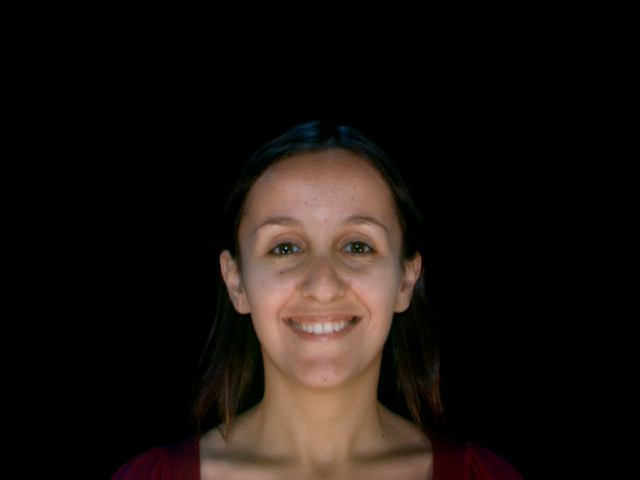
#> input picture source_images/FacesDB/s001-01_img.bmp, 640 x 480 px
$ python -i WebCam.py   (imports and definitions only)
#> lines starting #> are read from the running program, lines starting #| are printed output that depends on the picture
#> further down, picture is the input picture: shape (480, 640, 3); mean B, G, R 15.2, 18.8, 25.3
import cv2
import numpy
from os import path

detPath = path.abspath("./haarcascades/haarcascade_frontalface_default.xml")
faceDet = cv2.CascadeClassifier(detPath)
detPath2 = path.abspath("./haarcascades/haarcascade_frontalface_alt2.xml")
faceDet_two = cv2.CascadeClassifier(detPath2)
detPath3 = path.abspath("./haarcascades/haarcascade_frontalface_alt0.xml")
faceDet_three = cv2.CascadeClassifier(detPath3)
detPath4 = path.abspath("./haarcascades/haarcascade_frontalface_alt_tree.xml")
faceDet_four = cv2.CascadeClassifier(detPath4)
font = cv2.FONT_HERSHEY_SIMPLEX
UpperLeftCornerOfText = (10, 30)
SecondUpperLeftCornerOfText = (100, 30)
fontScale = 1
fontColor = (0, 0, 255)
lineType = 2
emotion = ["Happy", "Sad"]


def find_faces(image):
    face = faceDet.detectMultiScale(image, scaleFactor=1.1, minNeighbors=10, minSize=(5, 5),
                                    flags=cv2.CASCADE_SCALE_IMAGE)
#> face = [[284, 360, 85, 85], [211, 164, 222, 222]]
    face_two = faceDet_two.detectMultiScale(image, scaleFactor=1.1, minNeighbors=10, minSize=(5, 5),
                                            flags=cv2.CASCADE_SCALE_IMAGE)
#> face_two = [[208, 164, 227, 227]]
    face_three = faceDet_three.detectMultiScale(image, scaleFactor=1.1, minNeighbors=10, minSize=(5, 5),
                                                flags=cv2.CASCADE_SCALE_IMAGE)
#> face_three = [[205, 161, 232, 232]]
    face_four = faceDet_four.detectMultiScale(image, scaleFactor=1.1, minNeighbors=10, minSize=(5, 5),
                                              flags=cv2.CASCADE_SCALE_IMAGE)
#> face_four = ()
    # Go over detected faces, stop at first detected face, return empty if no face.
    if len(face) == 1:
        facefeatures = face
    elif len(face_two) == 1:
        facefeatures = face_two
#> facefeatures = [[208, 164, 227, 227]]
    elif len(face_three) == 1:
        facefeatures = face_three
    elif len(face_four) == 1:
        facefeatures = face_four
    else:
        facefeatures = ""
    # Cut and save face
    out = None
    x, y, w, h = 0, 0, 0, 0
    for (x, y, w, h) in facefeatures:  # get coordinates and size of rectangle containing face
        image = image[y:y + h, x:x + w]  # Cut the frame to size
        out = cv2.cvtColor(image, cv2.COLOR_BGR2GRAY)
        out = cv2.resize(out, (300, 300))  # Resize face so all images have same size
#> this loop made 1 pass
#> pass 1, in find_faces, `image = image[y:y + h, x:x + w]`:
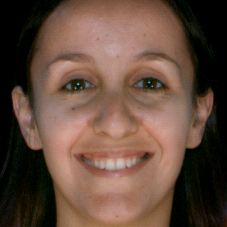
#> image: shape (227, 227, 3); mean B, G, R 61.4, 74.9, 99.7
#> pass 1, in find_faces, `out = cv2.cvtColor(image, cv2.COLOR_BGR2GRAY)`:
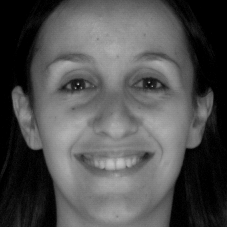
#> out: shape (227, 227); min 0, max 200, mean 80.8
    return out, (x, y, w, h)


# [50 lines left out: function showWebCamAndRun, not called in this run]


# [11 lines not run here, left out]

>>> import cv2
>>> picture = cv2.imread('source_images/FacesDB/s001-01_img.bmp')
>>> result = find_faces(picture)

$ run again, on source_images/FacesDB/s003-01_img.bmp
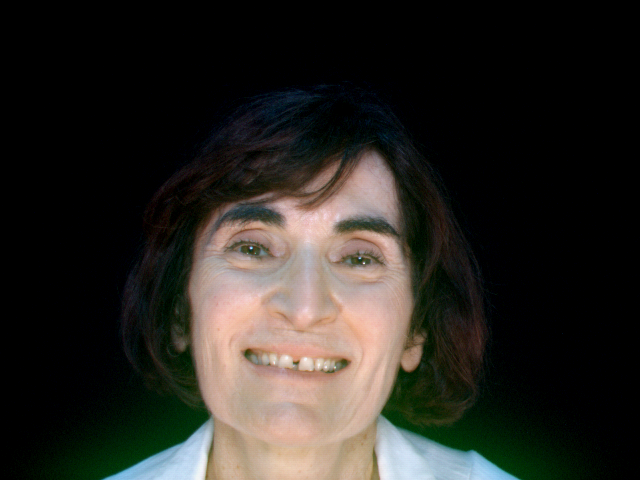
#> input picture source_images/FacesDB/s003-01_img.bmp, 640 x 480 px
#> picture is the input picture: shape (480, 640, 3); mean B, G, R 35.2, 40.1, 42.7
#> face = [[156, 145, 293, 293]]
#> face_two = [[163, 153, 283, 283]]
#> face_three = [[164, 152, 281, 281]]
#> face_four = ()
#> facefeatures = [[156, 145, 293, 293]]
#> the loop in find_faces, `for (x, y, w, h) in facefeatures:` made 1 pass
#> pass 1, in find_faces, `image = image[y:y + h, x:x + w]`:
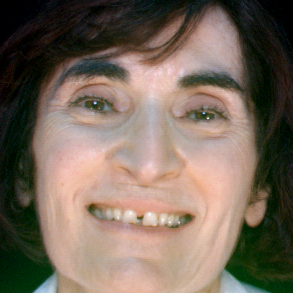
#> image: shape (293, 293, 3); mean B, G, R 91.5, 104.8, 119.8
#> pass 1, in find_faces, `out = cv2.cvtColor(image, cv2.COLOR_BGR2GRAY)`:
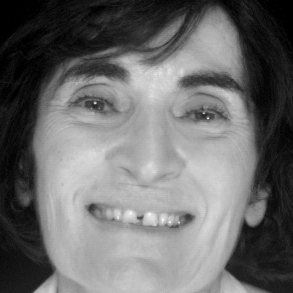
#> out: shape (293, 293); min 0, max 244, mean 107.8
